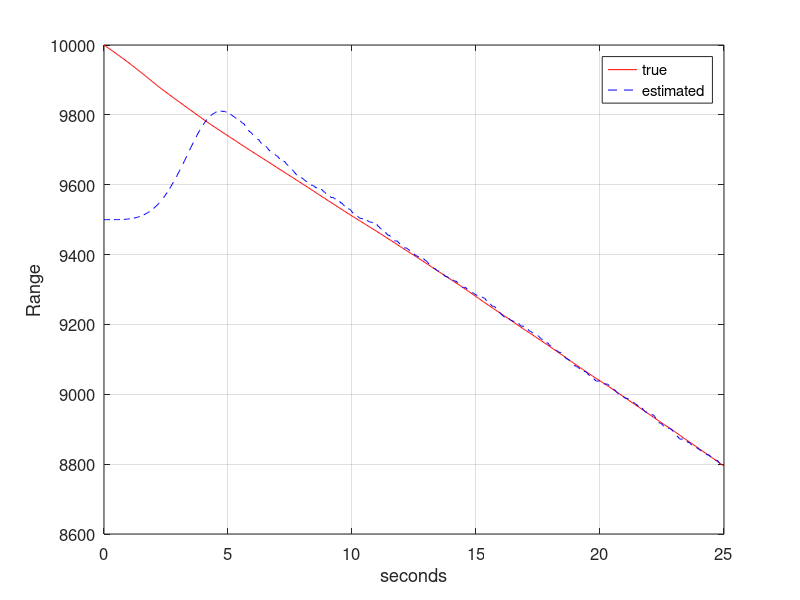
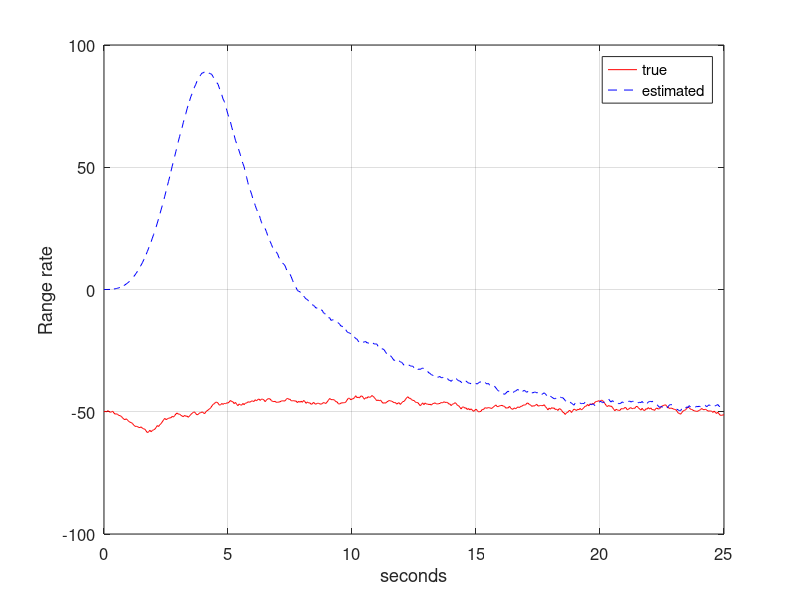

Write MATLAB code to recreate these figures, in order.
function HinfTF

%  Time-varying H-infinity radar tracking.

%  Define the bounds on the disturbance input and the measurement error.
Wbound = 4; Vbound = 20;
%  Define the plant model (with normalized inputs).
A = [0 1; 0 0]; B = [0 0; Wbound 0]; D = [0 1];
Cm = [1/Vbound 0]; Cy = eye(2);
%  Initialize the state and the estimator state.
x(:,1) = [10000; -50]; xh(:,1) = [9500; 0];
%  Initialize the Riccati solution.
Q = zeros(2);
%  Define the time step and simulation length. 
dt = 0.05;
tf = 25;
%  Define the disturbance input and the measurement error.
%  Define the performance bound.
gamma = 22.5;
gm2 = 1 / gamma / gamma;

%  Simulation loop for plant, Riccati equation, and estimator.
i = 1;
for t = dt : dt : tf
  % Noisy plant and measurement simulation.
  vn = 2 * Vbound * rand - Vbound;
  wn = 2 * Wbound * rand - Wbound;
  m = [1 0] * x(:,i) + vn;
  x(:,i+1) = x(:,i) + dt * (A * x(:,i) + B(:,1) * wn);
  % Riccati solution.
  Q = Q + dt*(Q*A' + A*Q + B*B' - Q*(Cm'*Cm-gm2*Cy'*Cy)*Q);
  %  Gain computation.
  G = Q * Cm' / Vbound;
  % Save the estimator gains for plotting.
  Gs(:,i) = G;
  % Estimator simulation.
  xh(:,i+1) = xh(:,i) + dt*(A*xh(:,i) + G*(m - [1 0]*xh(:,i)));
  i = i + 1;  
end
% Fill out the gain arrays for plotting.
Gs(:,i) = G;

%  Define the time vector for plotting.
t = 0 : dt : tf;
%  Plot the results.
close all;
figure;
plot(t, x(1,:), 'r-', t, xh(1,:), 'b--')
set(gca,'FontSize',12); set(gcf,'Color','White');
%axis([0 tf 8000 10000])
ylabel('Range'); xlabel('seconds')
grid
legend('true', 'estimated');

figure;
plot(t, x(2,:), 'r-', t, xh(2,:), 'b--')
set(gca,'FontSize',12); set(gcf,'Color','White');
%axis([0 tf -100 100])
ylabel('Range rate'); xlabel('seconds')
grid
legend('true', 'estimated');
